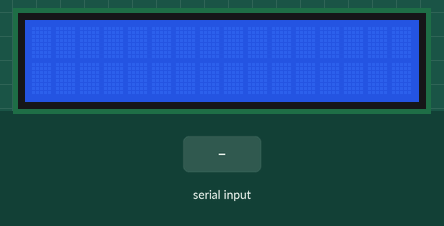
The sketch below on a simulated Arduino Uno, built with avr-gcc and run on an emulated ATmega328P. Parts: 16×2 character LCD. The inputs (shaded band) are chosen by the test bench.

Above: at 1.3 s.
1.4 s: "1" received over Serial
At 2.6 s:
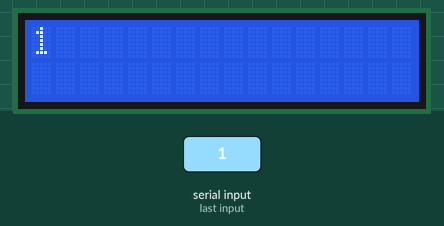
3.0 s: "0" received over Serial
At 3.9 s:
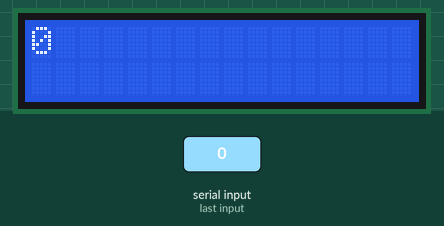
4.6 s: "2" received over Serial
At 5.1 s:
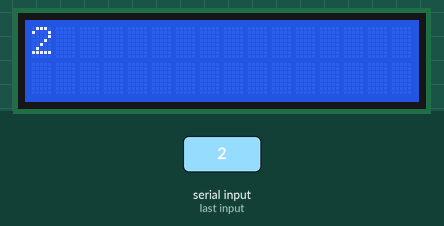
Timing chart, 0 to 7.6 s (numbered marks = the images above; inputs shaded):
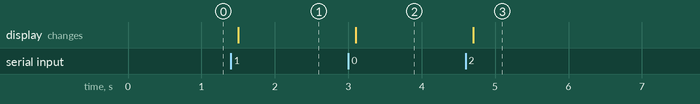

Measured:
- after the input at 1.4 s, the display: changes after 0.10 s (image 1)
- after the input at 3.0 s, the display: changes after 0.10 s (image 2)
- after the input at 4.6 s, the display: changes after 0.10 s (image 3)

The sketch:

lcd_i2c_serialcontrol.ino
```cpp
//YWROBOT
//Compatible with the Arduino IDE 1.0
//Library version:1.1
#include <Wire.h>
#include <LiquidCrystal_I2C.h>

LiquidCrystal_I2C lcd(0x27, 16, 2);  // set the LCD address to 0x27 for a 16 chars and 2 line display

void setup() {
  lcd.init();
  lcd.begin(16,2);  // initialize the lcd
  lcd.backlight();

  Serial.begin(9600);
}


void loop() {
  if (Serial.available()) {
    delay(100);
    lcd.clear();
    while (Serial.available() > 0) {
      lcd.write(Serial.read());
    }
  }
}
```
